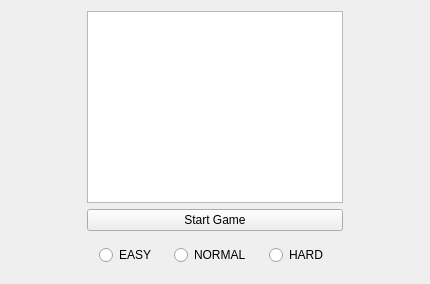
<?xml version="1.0" encoding="UTF-8"?>
<ui version="4.0">
 <class>Widget</class>
 <widget class="QWidget" name="Widget">
  <property name="geometry">
   <rect>
    <x>0</x>
    <y>0</y>
    <width>430</width>
    <height>284</height>
   </rect>
  </property>
  <property name="windowTitle">
   <string>Widget</string>
  </property>
  <layout class="QGridLayout" name="gridLayout">
   <item row="1" column="0">
    <widget class="QPushButton" name="startGameButton">
     <property name="text">
      <string>Start Game</string>
     </property>
    </widget>
   </item>
   <item row="0" column="0">
    <widget class="QGraphicsView" name="graphicsView">
     <property name="sizePolicy">
      <sizepolicy hsizetype="Fixed" vsizetype="Fixed">
       <horstretch>0</horstretch>
       <verstretch>0</verstretch>
      </sizepolicy>
     </property>
     <property name="maximumSize">
      <size>
       <width>403</width>
       <height>503</height>
      </size>
     </property>
     <property name="verticalScrollBarPolicy">
      <enum>Qt::ScrollBarAlwaysOff</enum>
     </property>
     <property name="horizontalScrollBarPolicy">
      <enum>Qt::ScrollBarAlwaysOff</enum>
     </property>
    </widget>
   </item>
   <item row="2" column="0" rowspan="2">
    <layout class="QHBoxLayout" name="horizontalLayout">
     <item>
      <widget class="QRadioButton" name="easyButton">
       <property name="sizePolicy">
        <sizepolicy hsizetype="Fixed" vsizetype="Fixed">
         <horstretch>0</horstretch>
         <verstretch>0</verstretch>
        </sizepolicy>
       </property>
       <property name="text">
        <string>EASY</string>
       </property>
      </widget>
     </item>
     <item>
      <widget class="QRadioButton" name="normalButton">
       <property name="sizePolicy">
        <sizepolicy hsizetype="Fixed" vsizetype="Fixed">
         <horstretch>0</horstretch>
         <verstretch>0</verstretch>
        </sizepolicy>
       </property>
       <property name="text">
        <string>NORMAL</string>
       </property>
      </widget>
     </item>
     <item>
      <widget class="QRadioButton" name="hardButton">
       <property name="sizePolicy">
        <sizepolicy hsizetype="Fixed" vsizetype="Fixed">
         <horstretch>0</horstretch>
         <verstretch>0</verstretch>
        </sizepolicy>
       </property>
       <property name="text">
        <string>HARD</string>
       </property>
      </widget>
     </item>
    </layout>
   </item>
  </layout>
 </widget>
 <resources/>
 <connections/>
</ui>
